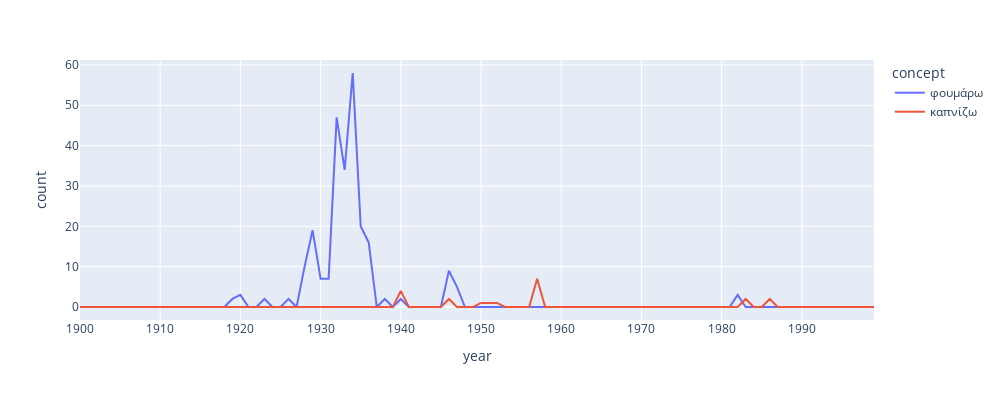

Write notebook code for a chart like this one.
### Markdown cell above
## Plot Absolute Occurrences

### Code cell
fig = px.line(results_abs_df, x="year", y="count", color="concept", width=1000, height=400)
fig.show()
fig.write_image(output_path / "absolute_occurrences.pdf")

### Figure 1 — Plotly figure (JSON) as saved in the notebook; plotly's stock layout.template omitted (floating-point values rounded to 4 significant figures)
{"data": [{"hovertemplate": "concept=φουμάρω<br>year=%{x}<br>count=%{y}<extra></extra>", "legendgroup": "φουμάρω", "line": {"color": "#636efa", "dash": "solid"}, "mode": "lines", "name": "φουμάρω", "orientation": "v", "showlegend": true, "type": "scatter", "x": [1900, 1901, 1902, 1903, 1904, 1905, 1906, 1907, 1908, 1909, 1910, 1911, 1912, 1913, 1914, 1915, 1916, 1917, 1918, 1919, 1920, 1921, 1922, 1923, 1924, 1925, 1926, 1927, 1928, 1929, 1930, 1931, 1932, 1933, 1934, 1935, 1936, 1937, 1938, 1939, 1940, 1941, 1942, 1943, 1944, 1945, 1946, 1947, 1948, 1949, 1950, 1951, 1952, 1953, 1954, 1955, 1956, 1957, 1958, 1959, 1960, 1961, 1962, 1963, 1964, 1965, 1966, 1967, 1968, 1969, 1970, 1971, 1972, 1973, 1974, 1975, 1976, 1977, 1978, 1979, 1980, 1981, 1982, 1983, 1984, 1985, 1986, 1987, 1988, 1989, 1990, 1991, 1992, 1993, 1994, 1995, 1996, 1997, 1998, 1999], "xaxis": "x", "y": [0, 0, 0, 0, 0, 0, 0, 0, 0, 0, 0, 0, 0, 0, 0, 0, 0, 0, 0, 2, 3, 0, 0, 2, 0, 0, 2, 0, 10, 19, 7, 7, 47, 34, 58, 20, 16, 0, 2, 0, 2, 0, 0, 0, 0, 0, 9, 5, 0, 0, 0, 0, 0, 0, 0, 0, 0, 0, 0, 0, 0, 0, 0, 0, 0, 0, 0, 0, 0, 0, 0, 0, 0, 0, 0, 0, 0, 0, 0, 0, 0, 0, 3, 0, 0, 0, 0, 0, 0, 0, 0, 0, 0, 0, 0, 0, 0, 0, 0, 0], "yaxis": "y"}, {"hovertemplate": "concept=καπνίζω<br>year=%{x}<br>count=%{y}<extra></extra>", "legendgroup": "καπνίζω", "line": {"color": "#EF553B", "dash": "solid"}, "mode": "lines", "name": "καπνίζω", "orientation": "v", "showlegend": true, "type": "scatter", "x": [1900, 1901, 1902, 1903, 1904, 1905, 1906, 1907, 1908, 1909, 1910, 1911, 1912, 1913, 1914, 1915, 1916, 1917, 1918, 1919, 1920, 1921, 1922, 1923, 1924, 1925, 1926, 1927, 1928, 1929, 1930, 1931, 1932, 1933, 1934, 1935, 1936, 1937, 1938, 1939, 1940, 1941, 1942, 1943, 1944, 1945, 1946, 1947, 1948, 1949, 1950, 1951, 1952, 1953, 1954, 1955, 1956, 1957, 1958, 1959, 1960, 1961, 1962, 1963, 1964, 1965, 1966, 1967, 1968, 1969, 1970, 1971, 1972, 1973, 1974, 1975, 1976, 1977, 1978, 1979, 1980, 1981, 1982, 1983, 1984, 1985, 1986, 1987, 1988, 1989, 1990, 1991, 1992, 1993, 1994, 1995, 1996, 1997, 1998, 1999], "xaxis": "x", "y": [0, 0, 0, 0, 0, 0, 0, 0, 0, 0, 0, 0, 0, 0, 0, 0, 0, 0, 0, 0, 0, 0, 0, 0, 0, 0, 0, 0, 0, 0, 0, 0, 0, 0, 0, 0, 0, 0, 0, 0, 4, 0, 0, 0, 0, 0, 2, 0, 0, 0, 1, 1, 1, 0, 0, 0, 0, 7, 0, 0, 0, 0, 0, 0, 0, 0, 0, 0, 0, 0, 0, 0, 0, 0, 0, 0, 0, 0, 0, 0, 0, 0, 0, 2, 0, 0, 2, 0, 0, 0, 0, 0, 0, 0, 0, 0, 0, 0, 0, 0], "yaxis": "y"}], "layout": {"height": 400, "legend": {"title": {"text": "concept"}, "tracegroupgap": 0}, "margin": {"t": 60}, "width": 1000, "xaxis": {"anchor": "y", "domain": [0, 1], "title": {"text": "year"}}, "yaxis": {"anchor": "x", "domain": [0, 1], "title": {"text": "count"}}}}
